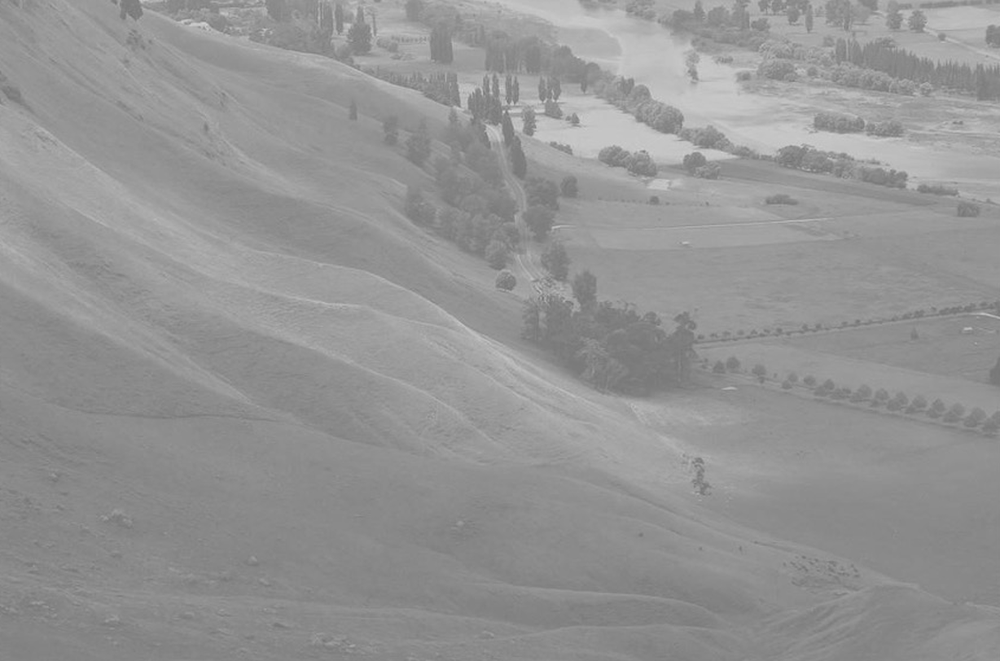
#> input picture lab_3/CSE185-Lab3/bay.png, 1000 x 661 px, shrunk from 1228 x 812 before the run
$ jupyter execute --allow-errors lab3.ipynb   (older library calls are emulated)
#> lines starting #> are read from the running program, lines starting #| are printed output that depends on the picture
<div class="markdown-google-sans">

## **LAB 3**
</div>

<div class="markdown-google-sans">

<u>**1 Histogram equalization**</u>
</div>

[cell 1]
# Useful code snippet:
# read an image as gray-scale image
import cv2
import numpy as np
import matplotlib.pyplot as plt
img = cv2.imread('./bay.png', cv2.IMREAD_GRAYSCALE)
#> img is the input picture: shape (661, 1000); min 114, max 211, mean 148.1
if img is None:
    raise FileNotFoundError('Could not load ./bay.png')

# compute image histogram
hist, bins = np.histogram(img.flatten(), 256, [0, 256])
#> hist = 256 values, max 28104 at index 137, min 0 at index 0, mean 2582; bins = 257 values from 0 to 256

# compute cumulative density function
cdf = hist.cumsum()
#> cdf = 256 values from 0 to 661000
# normalize cdf
cdf_normalized = cdf / cdf.max()
#> cdf_normalized = 256 values from 0 to 1

# Visualize image with histogram and CDF overlay
fig, axes = plt.subplots(1, 2, figsize=(14, 5))

# Show original image
axes[0].imshow(img, cmap='gray', vmin=0, vmax=255)
axes[0].set_title('Original bay.png')
axes[0].axis('off')

# Plot histogram and CDF together
ax1 = axes[1]
ax2 = ax1.twinx()

# Histogram as bar chart
ax1.bar(range(256), hist, width=1.0, color='gray', alpha=0.7, label='Histogram')
ax1.set_xlabel('Pixel intensity')
ax1.set_ylabel('Frequency', color='black')
ax1.tick_params(axis='y', labelcolor='black')

# CDF as line plot
ax2.plot(cdf_normalized, color='red', linewidth=2, label='CDF')
ax2.set_ylabel('Normalized cumulative frequency', color='red')
ax2.tick_params(axis='y', labelcolor='red')
ax2.set_ylim([0, 1])

axes[1].set_title('Histogram & CDF of bay.png')
fig.legend(loc='upper right', bbox_to_anchor=(0.88, 0.85))

plt.tight_layout()
plt.show()
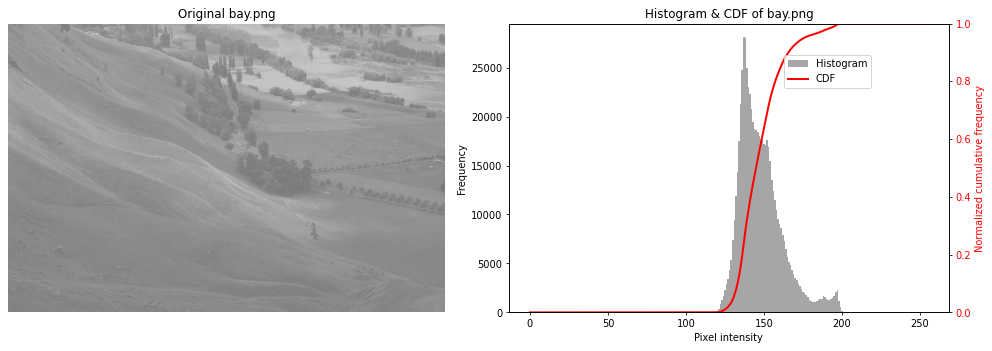
#> figure drawn by matplotlib, 3 panels; panel 2: tallest bar 28104 high, from x = 136.5 to 137.5; panel 3: curve peaks at x = 211, y = 1

# histogram equalization using CDF
cdf_masked = np.ma.masked_equal(cdf, 0)
cdf_scaled = (cdf_masked - cdf_masked.min()) * 255 / (cdf_masked.max() - cdf_masked.min())
cdf_scaled = np.ma.filled(cdf_scaled, 0).astype(np.uint8)
#> cdf_scaled = 256 values from 0 to 255

eq_img = cdf_scaled[img]
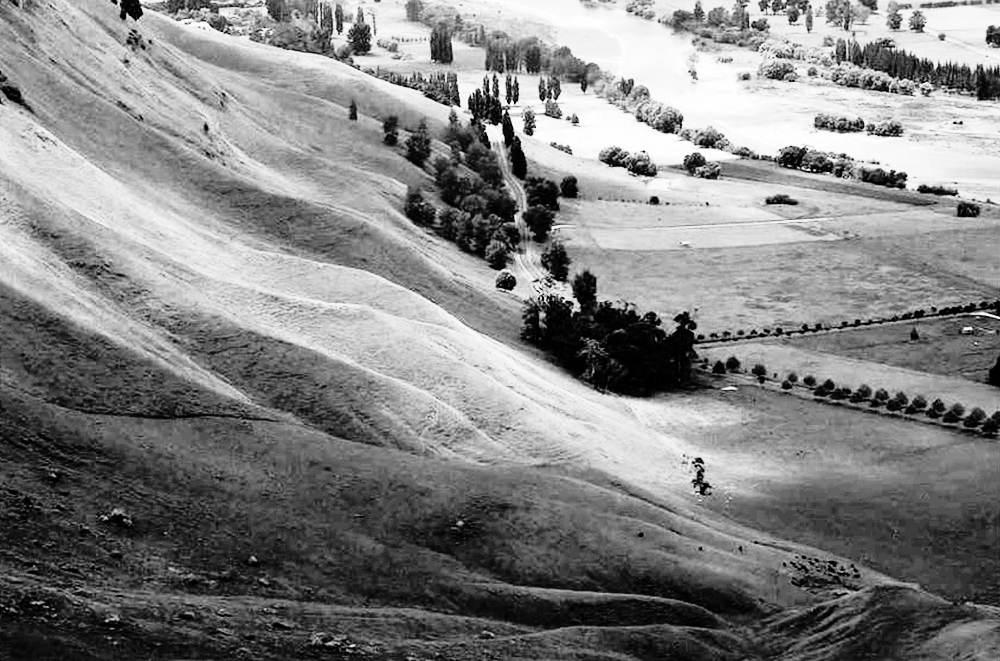
#> eq_img: shape (661, 1000); min 0, max 255, mean 130.1

# Compute histogram and CDF of equalized image
eq_hist, _ = np.histogram(eq_img.flatten(), 256, [0, 256])
#> eq_hist = 256 values, max 28104 at index 60, min 0 at index 5, mean 2582
eq_cdf = eq_hist.cumsum()
#> eq_cdf = 256 values from 1447 to 661000
eq_cdf_normalized = eq_cdf / eq_cdf.max()
#> eq_cdf_normalized = 256 values from 0.00219 to 1

# Show original vs equalized with their histograms and CDFs
fig, axes = plt.subplots(1, 2, figsize=(14, 5))

# Left: Equalized image
axes[0].imshow(eq_img, cmap='gray', vmin=0, vmax=255)
axes[0].set_title('Histogram Equalized bay.png')
axes[0].axis('off')

# Right: Histogram and CDF of equalized image
ax1 = axes[1]
ax2 = ax1.twinx()

# Histogram
ax1.bar(range(256), eq_hist, width=1.0, color='gray', alpha=0.7, label='Histogram')
ax1.set_xlabel('Pixel intensity')
ax1.set_ylabel('Frequency', color='black')
ax1.tick_params(axis='y', labelcolor='black')

# CDF
ax2.plot(eq_cdf_normalized, color='blue', linewidth=2, label='CDF')
ax2.set_ylabel('Normalized cumulative frequency', color='blue')
ax2.tick_params(axis='y', labelcolor='blue')
ax2.set_ylim([0, 1])

axes[1].set_title('Histogram & CDF of Equalized bay.png')
fig.legend(loc='upper right', bbox_to_anchor=(0.88, 0.85))

plt.tight_layout()
plt.show()
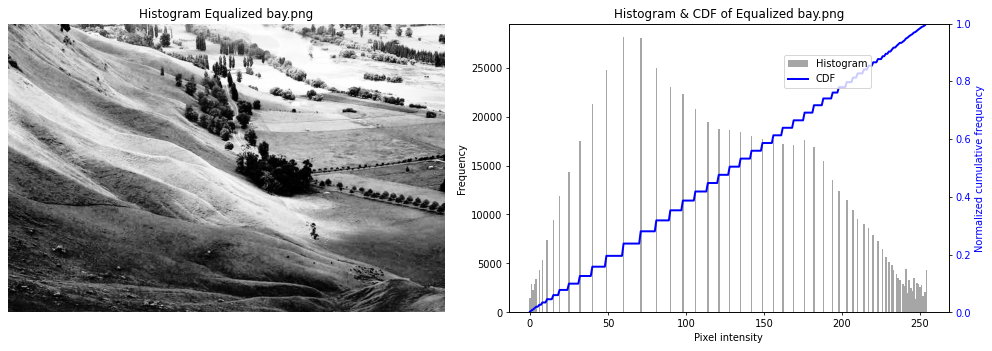
#> figure drawn by matplotlib, 3 panels; panel 2: tallest bar 28104 high, from x = 59.5 to 60.5; panel 3: curve peaks at x = 255, y = 1
